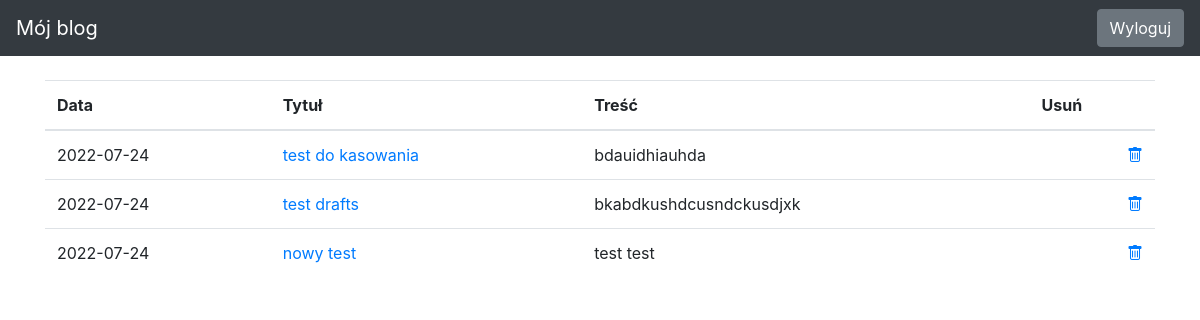
The page /drafts/ (signed in) on the database as committed earlier.
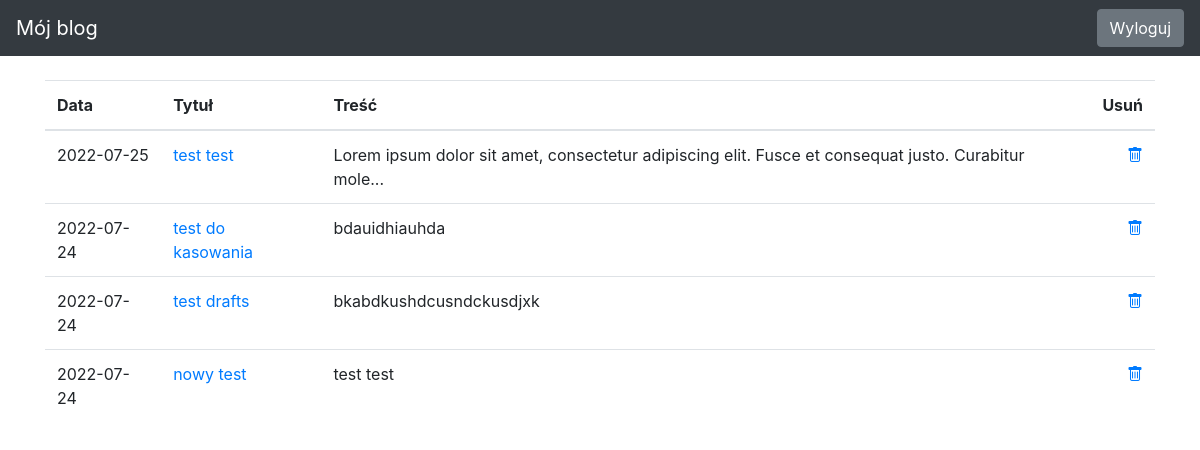
The same page on the database as committed later.
### blog/models.py (models this page shows)
class Entry(db.Model):
   id = db.Column(db.Integer, primary_key=True)
   title = db.Column(db.String(80), nullable=False)
   body = db.Column(db.Text, nullable=False)
   pub_date = db.Column(db.DateTime, nullable=False,
       default=datetime.datetime.utcnow)
   is_published = db.Column(db.Boolean, default=False)

### blog/routes.py (the view)
@app.route("/drafts/", methods=['GET'])
@login_required
def list_drafts():
   drafts = Entry.query.filter_by(is_published=False).order_by(Entry.pub_date.desc())
   return render_template("drafts.html", drafts=drafts)

### blog/routes.py (called while the page is built)
def login_required(view_func):
   @functools.wraps(view_func)
   def check_permissions(*args, **kwargs):
       if session.get('logged_in'):
           return view_func(*args, **kwargs)
       return redirect(url_for('login', next=request.path))
   return check_permissions

### blog/templates/drafts.html
{% extends "base.html" %}
{% block content %}
<table class="table">
   <thead>
     <tr>
       <th scope="col">Data</th>
       <th scope="col">Tytuł</th>
       <th scope="col">Treść</th>
       <th scope="col">Usuń</th>
     </tr>
   </thead>
   <tbody>
       {% for post in drafts %}
     <tr>
       <td>
           {{ post.pub_date.strftime('%Y-%m-%d') }}
       </td>
       <td>
           <a href="{{ url_for('edit_entry', entry_id=post.id) }}">
               {{ post.title }}
           </a>
       </td>
       <td>{{ post.body|truncate(100, true) }}</td>
       <td><form id="form" action="{{ url_for('delete_post', entry_id=post.id) }}" method="post">
        <a href="#" class="bi bi-trash float-right" onClick="document.getElementById('form').submit();"></a>
        </form>
       </td>
     </tr>
     {% endfor %}
   </tbody>
 </table>
{% endblock %}

Rows that differ between the two databases and show on the page:
added Entry: pub_date "2022-07-25", title "test test", body "Lorem ipsum dolor sit amet, consectetur adipiscing elit. Fusce et consequat justo. Curabitur mole..."
